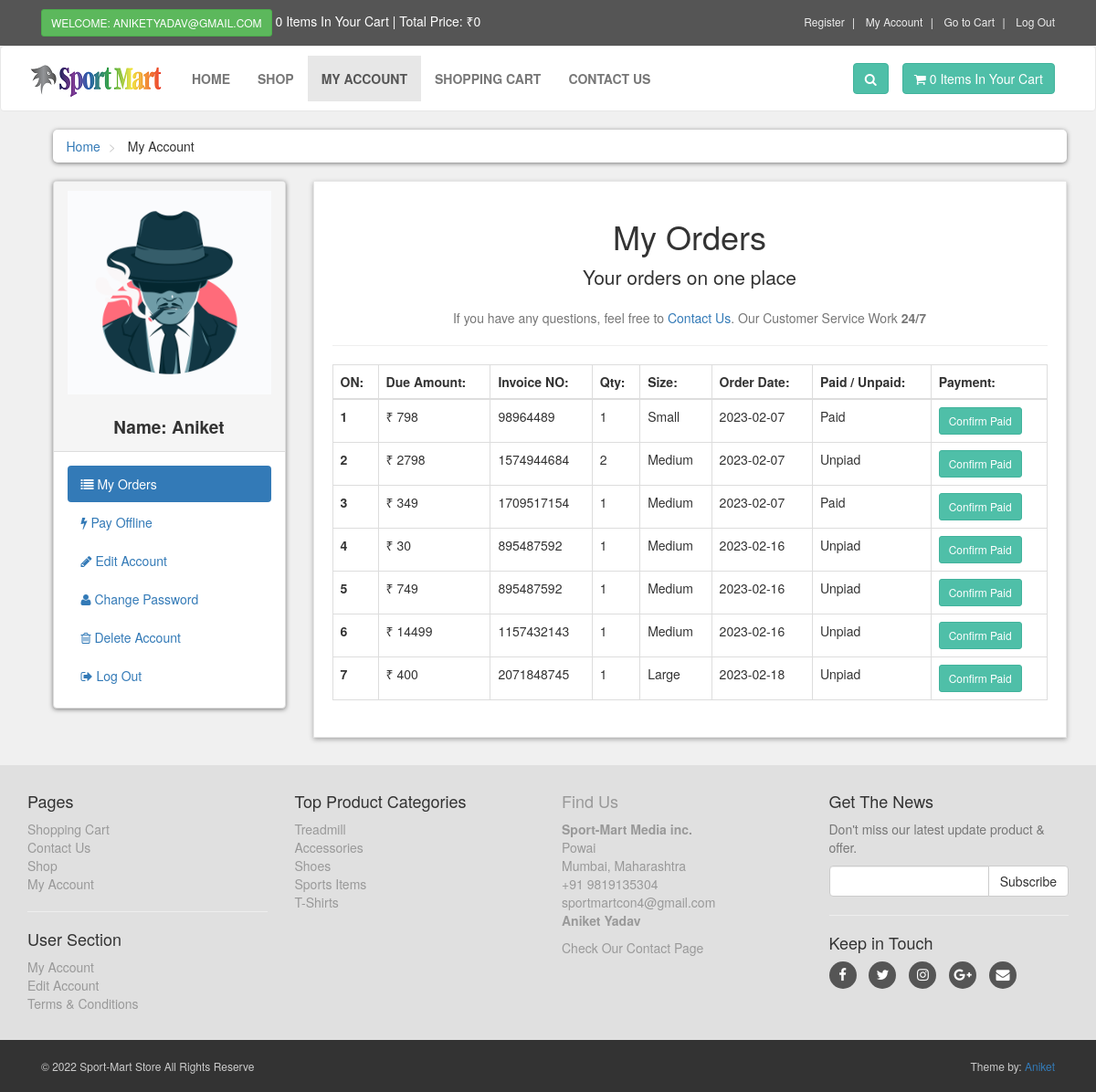
The page /customer/my_account.php?my_orders (signed in) on the database its author committed.
### tables this page shows
CREATE TABLE `customers` (
  `customer_id` int(10) NOT NULL,
  `customer_name` varchar(255) NOT NULL,
  `customer_email` varchar(255) NOT NULL,
  `customer_pass` varchar(255) NOT NULL,
  `customer_country` text NOT NULL,
  `customer_city` text NOT NULL,
  `customer_contact` varchar(255) NOT NULL,
  `customer_address` text NOT NULL,
  `customer_image` text NOT NULL,
  `customer_ip` varchar(100) NOT NULL
);

CREATE TABLE `customer_orders` (
  `order_id` int(10) NOT NULL,
  `customer_id` int(10) NOT NULL,
  `due_amount` int(100) NOT NULL,
  `invoice_no` int(100) NOT NULL,
  `qty` int(10) NOT NULL,
  `size` text NOT NULL,
  `order_date` date NOT NULL,
  `order_status` text NOT NULL
);

CREATE TABLE `product_categories` (
  `p_cat_id` int(10) NOT NULL,
  `p_cat_title` text NOT NULL,
  `p_cat_top` text NOT NULL,
  `p_cat_image` text NOT NULL
);

### customer/my_orders.php (the view)
<center>
    <h1>
        My Orders
    </h1>
    <p class="lead">Your orders on one place</p>
    <p class="text-muted">
    If you have any questions, feel free to <a href="../contact.php">Contact Us</a>. Our Customer Service Work <strong>24/7</strong>
    </p>
</center>
<hr>
<div class="table-responsive">
    <table class="table table-bordered table-hover">
        <thead>
            <tr>
                <th>ON: </th>
                <th>Due Amount: </th>
                <th>Invoice NO: </th>
                <th>Qty: </th>
                <th>Size: </th>
                <th>Order Date: </th>
                <th>Paid / Unpaid: </th>
                <th>Payment: </th>
            </tr>
        </thead>
        <tbody>
        <?php
        $customer_session = $_SESSION['customer_email'];
        $get_customer = "select * from customers where customer_email='$customer_session'";
        $run_customer = mysqli_query($con, $get_customer);
        $row_customer = mysqli_fetch_array($run_customer);
        $customer_id = $row_customer['customer_id'];
        $get_orders = "select * from customer_orders where customer_id='$customer_id'";
        $run_orders = mysqli_query($con, $get_orders);
        $i = 0;
        while($row_orders=mysqli_fetch_array($run_orders)){
            $order_id = $row_orders['order_id'];
            $due_amount = $row_orders['due_amount'];
            $invoice_no = $row_orders['invoice_no'];
            $qty = $row_orders['qty'];
            $size = $row_orders['size'];
            $order_date = substr($row_orders['order_date'],0,11);
            $order_status = $row_orders['order_status'];
            $i++;
            if($order_status=='Pending'){
                $order_status = 'Unpiad';
            }else{
                $order_status = 'Paid';
            }
        ?>
        <tr>
                <th> <?php echo $i; ?> </th>
                <td> ₹ <?php echo $due_amount; ?> </td>
                <td> <?php echo $invoice_no; ?> </td>
                <td><?php echo $qty; ?></td>
                <td><?php echo $size; ?></td>
                <td><?php echo $order_date; ?></td>
                <td><?php echo $order_status; ?></td>
                <td>
                    <a href="confirm.php?order_id=<?php echo $order_id ?>" target="_blank" class="btn btn-primary btn-sm">Confirm Paid</a>
                </td>
            </tr>
           <?php }  ?>
        </tbody>
    </table>
</div>

### customer/includes/sidebar.php
<div class="panel panel-default sidebar-menu">
    <div class="panel-heading">
        <?php
        $customer_session = $_SESSION['customer_email'];
        $get_customer = "select * from customers where customer_email='$customer_session'";
        $run_customer = mysqli_query($con, $get_customer);
        $row_customer = mysqli_fetch_array($run_customer);
        $customer_image = $row_customer['customer_image'];
        $customer_name = $row_customer['customer_name'];
        if(!isset($_SESSION['customer_email'])){
        }else{
            echo "
            <center>
                <img src='customer_images/$customer_image' class='img-responsive'>
            </center>
            <br/>
            <h3 class='panel-title' align='center'>
               <b> Name: $customer_name </b>
            </h3>
            ";
        }
        ?>
    </div>
    <div class="panel-body">
        <nav class="nav-pills nav-stacked nav">
            <li class="<?php if (isset($_GET['my_orders'])) { echo "active";} ?>">
                <a href="my_account.php?my_orders">
                    <i class="fa fa-list"></i> My Orders
                </a>
            </li>
            <li class="<?php if (isset($_GET['pay_offline'])) { echo "active";} ?>">
                <a href="my_account.php?pay_offline">
                    <i class="fa fa-bolt"></i> Pay Offline
                </a>
            </li>
            <li class="<?php if (isset($_GET['edit_account'])) { echo "active";} ?>">
                <a href="my_account.php?edit_account">
                    <i class="fa fa-pencil"></i> Edit Account
                </a>
            </li>
            <li class="<?php if (isset($_GET['change_pass'])) { echo "active";} ?>">
                <a href="my_account.php?change_pass">
                    <i class="fa fa-user"></i> Change Password
                </a>
            </li>
            <li class="<?php if (isset($_GET['delete_account'])) { echo "active";} ?>">
                <a href="my_account.php?delete_account">
                    <i class="fa fa-trash-o"></i> Delete Account
                </a>
            </li>
            <li>
                <a href="logout.php">
                    <i class="fa fa-sign-out"></i> Log Out
                </a>
            </li>
        </nav>
    </div>
</div>

### customer/footer.php (shortened to what this page needs)
<div id="footer">
    <div class="container">
        <div class="row">
            <div class="col-sm-6 col-md-3">
            <h4>Pages</h4>
            <ul>
                <li><a href="../cart.php">Shopping Cart</a></li>
                <li><a href="../contact.php">Contact Us</a></li>
                <li><a href="../shop.php">Shop</a></li>
                <li><a href="my_account.php">My Account</a></li>
            </ul>
            <hr>
            <h4>User Section</h4>
            <ul>
            <?php
            if (!isset($_SESSION['customer_email'])) {
                echo "<a href='../checkout.php'>Login</a>";
            } else {
                echo "<a href='my_account.php?my_orders'>My Account </a>";
            }
            ?>
                <li>
                <?php
                if (!isset($_SESSION['customer_email'])) {
                    echo "<a href='../checkout.php'>Login</a>";
                } else {
                    echo "<a href='my_account.php?edit_account'>Edit Account </a>";
                }
                ?>
                </li>
                <li><a href="../terms.php">Terms & Conditions</a></li>
            </ul>
            </div>
            <div class="com-sm 6 col-md-3">
            <h4>Top Product Categories</h4>
            <ul>
            <?php
            $get_p_cats = "select * from product_categories";
            $run_p_cats = mysqli_query($con,$get_p_cats);
            while($row_p_cats=mysqli_fetch_array($run_p_cats)){
                $p_cat_id = $row_p_cats['p_cat_id'];
                $p_cat_title = $row_p_cats['p_cat_title'];
                echo "
                <li>
                    <a href='../shop.php?p_cat=$p_cat_id'>
                    $p_cat_title
                </li>
                ";
            }
            ?>
            </ul>
            </div>
            <div class="col-sm-6 col-md-3">
            <h4>Find Us</h4>
            <p>
            <strong>Sport-Mart Media inc.</strong>
            <br/>Powai
            <br/>Mumbai, Maharashtra
            <br/>+91 9819135304
            <br/>sportmartcon4@gmail.com
            <br/><strong>Aniket Yadav</strong>
            </p>
            <a href="../contact.php">Check Our Contact Page</a>
            </div>
            <div class="col-sm-6 col-md-3">
                <h4>Get The News</h4>
                <p class="text-muted">
                    Don't miss our latest update product & offer.
                </p>
                <form action="" method="post">
                    <div class="input-group">
                        <input type="text" class="form-control" name="email">
                            <span class="input-group-btn">
                                <input type="submit" value="Subscribe" class="btn btn-default">
                            </span>
                    </div>
                </form>
                <hr>
                <h4>Keep in Touch</h4>
                <p class="social">
                    <a href="../#" class="fa fa-facebook"> </a>
                    <a href="../#" class="fa fa-twitter"> </a>
                    <a href="../#" class="fa fa-instagram"> </a>
                    <a href="../#" class="fa fa-google-plus"> </a>
                    <a href="../#" class="fa fa-envelope"> </a>
                </p>
            </div>
        </div>
    </div>
</div>
<div id="copyright">
    <div class="container">
        <div class="col-md-6">
        <p class="pull-left">&copy; 2022 Sport-Mart Store All Rights Reserve</p>
        </div>
        <div class="col-md-6">
        <p class="pull-right"> Theme by: <a href="#">Aniket</a></p>
        </div>
    </div>
</div>

### customer/styles/style.css (style rules this page uses)
body { font-size: 14px; line-height: 1.42857143; color: #333333; background: #f0f0f0; overflow-x: hidden; }
.btn-primary { color: rgb(255, 255, 255); background: rgb(79, 191, 168); border-color: rgb(65, 179, 156); }
#content .panel.sidebar-menu { box-sizing: border-box; box-shadow: 0px 1px 5px rgba(0, 0, 0, .5); }
#content .panel.sidebar-menu h3 { padding: 5px 0px; margin: 0px; font-size: 19px; padding-top: -20px; }
#footer { background: #e0e0e0; padding: 20px 0; }
#footer a { color: #999999; padding: 0; text-decoration: none; }
#footer ul { list-style: none; padding-left: 0px; }
#footer .social { text-align: left; }
#footer .social a { margin: 0px 10px 0px 0px; display: inline-block; color: #ffffff; width: 30px; height: 30px; border-radius: 15px; line-height: 30px; font-size: 15px; text-align: center; vertical-align: bottom; background: #555555; text-decoration: none; }
#copyright { background: #333333; color: #cccccc; padding: 20px 0px; font-size: 12px; }
#copyright p { margin: 0px; }

### rows shown on the page
customers: customer_image (picture), customer_name "Aniket"
customer_orders: due_amount "798", invoice_no "98964489", qty "1", size "Small", order_date "2023-02-07", order_status "Paid"
customer_orders: due_amount "2798", invoice_no "1574944684", qty "2", size "Medium", order_date "2023-02-07", order_status "Unpiad"
customer_orders: due_amount "349", invoice_no "1709517154", qty "1", size "Medium", order_date "2023-02-07", order_status "Paid"
customer_orders: due_amount "30", invoice_no "895487592", qty "1", size "Medium", order_date "2023-02-16", order_status "Unpiad"
customer_orders: due_amount "749", invoice_no "895487592", qty "1", size "Medium", order_date "2023-02-16", order_status "Unpiad"
customer_orders: due_amount "14499", invoice_no "1157432143", qty "1", size "Medium", order_date "2023-02-16", order_status "Unpiad"
customer_orders: due_amount "400", invoice_no "2071848745", qty "1", size "Large", order_date "2023-02-18", order_status "Unpiad"
product_categories: p_cat_title "Treadmill"
product_categories: p_cat_title "Accessories"
product_categories: p_cat_title "Shoes"
product_categories: p_cat_title "Sports Items"
product_categories: p_cat_title "T-Shirts"

### other values the page prints
$_SESSION['customer_email'] "ANIKETYADAV@GMAIL.COM"
$count_items "0 0"
$total "0"
